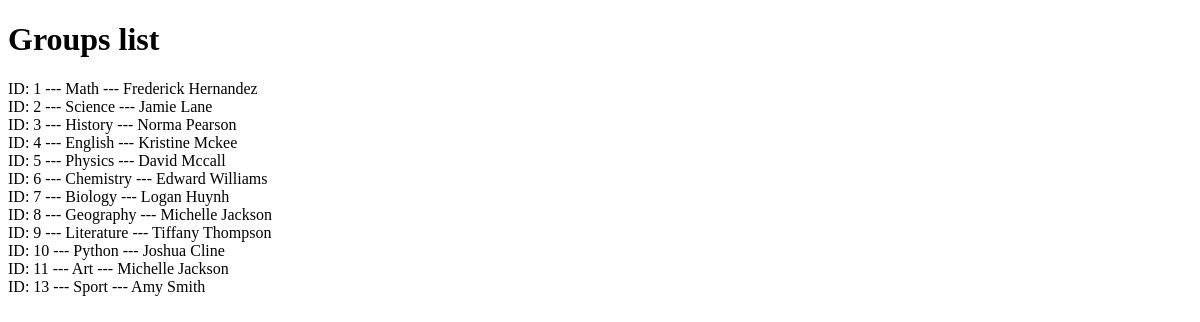
The page /groups/ on the database as committed earlier.
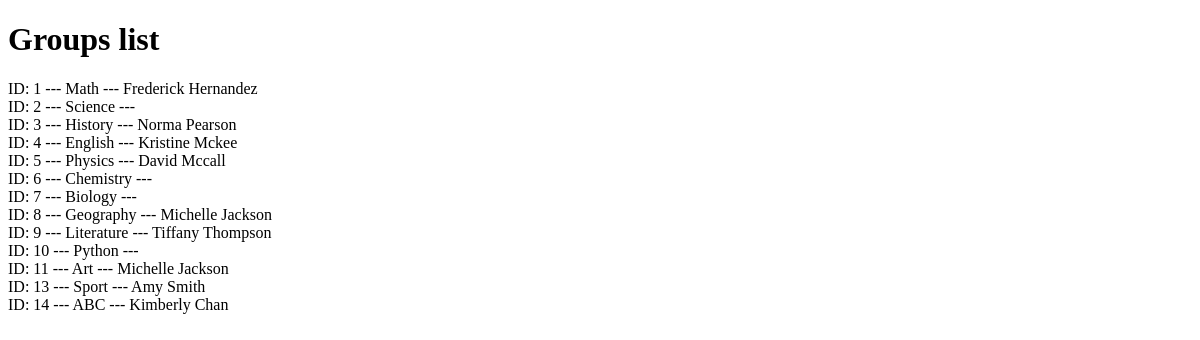
The same page on the database as committed later.
### school/models.py (models this page shows)
class Group(models.Model):
    name = models.CharField(max_length=50, null=False)
    curator = models.ForeignKey(Teacher, on_delete=models.CASCADE)

class Teacher(models.Model):
    first_name = models.CharField(max_length=50, null=False)
    last_name = models.CharField(max_length=50, null=False)
    birthdate = models.DateField(null=False)
    subject = models.CharField(max_length=50)

### school/views.py (the view)
# urls.py: path("groups/", views.groups, name="groups"),
def groups(request):
    all_groups = Group.objects.all()
    return render(request, "groups.html", {"all_groups": all_groups})

### templates/groups.html (shortened to what this page needs)
<!DOCTYPE html>
<html lang="en">
<head>
</head>
<body>
    <h1>Groups list</h1>
    {% for group in all_groups %}
        ID: {{ group.id }} --- {{ group.name }} --- {{ group.curator.first_name }} {{ group.curator.last_name }}<br>
    {% endfor %}
</body>
</html>

Rows that differ between the two databases and show on the page:
shown differently, row unchanged: Group "Science": curator.first_name "Jamie" → (not shown); curator.last_name "Lane" → (not shown)
shown differently, row unchanged: Group "Chemistry": curator.first_name "Edward" → (not shown); curator.last_name "Williams" → (not shown)
shown differently, row unchanged: Group "Biology": curator.first_name "Logan" → (not shown); curator.last_name "Huynh" → (not shown)
shown differently, row unchanged: Group "Python": curator.first_name "Joshua" → (not shown); curator.last_name "Cline" → (not shown)
added Group: id "14", name "ABC", curator.first_name "Kimberly", curator.last_name "Chan"
